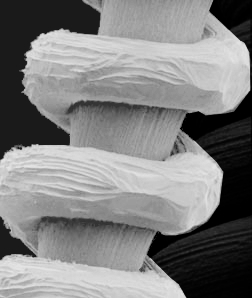
%> input picture a.jpg, 252 x 298 px
$ octave transformations.m   (GNU Octave 9; MATLAB toolbox functions it lacks are replaced by stand-ins)
%> lines starting %> are read from the running program, lines starting %| are printed output that depends on the picture
a=imread('C:\Users\TANAY\Desktop\ippr\a.jpg');
%> a is the input picture: size 298x252 uint8; min 0, max 231, mean 128.1
i=rgb2gray(a);
[rows,cols]=size(i);
%> rows = 298; cols = 252
figure,imshow(uint8(i));
title('original image');

img=(255.-i);
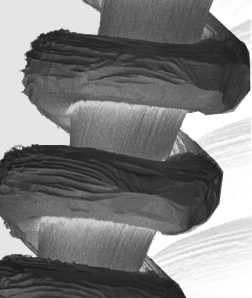
%> img: size 298x252 uint8; min 24, max 255, mean 126.9
figure,imshow(uint8(img));
title('inverted image');

out=0;
for a = 1 : rows
       for b = 1 : cols
           out = out + double(i(a,b));
       end
end
%> after the loop, out = 9620928
avg=out/(rows*cols);
%> avg = 128.1
disp(avg);
%| 128.12
x=avg/128;
%> x = 1

c1=1;
gamma=1/x;
%> gamma = 0.999
i=double(i);
img2=c1.*power(i,gamma);
figure,imshow(uint8(img2));
title('power law transform');

c2=20;
img3=c2.*log(1+i);
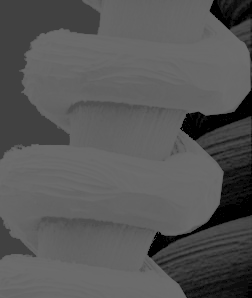
%> img3: size 298x252 double; min 0, max 108.9, mean 87.3
figure,imshow(uint8(img3));
title('log transform');
